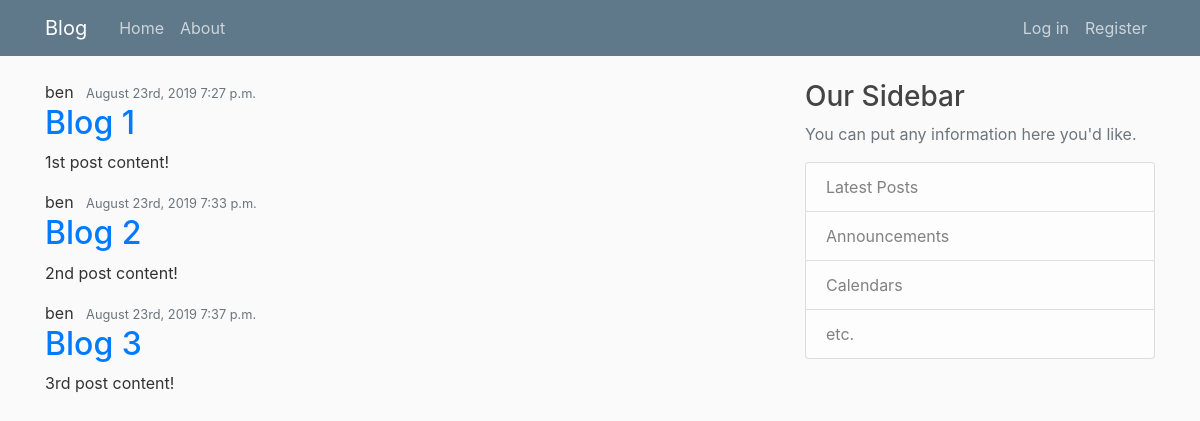
The page / on the database its author committed.
### blog/models.py (models this page shows, shortened)
class Post(models.Model):
    title = models.CharField(max_length=255)
    content = models.TextField()
    date_posted = models.DateTimeField(default=timezone.now)
    author = models.ForeignKey(User, on_delete=models.CASCADE)

### blog/views.py (the view)
# urls.py: path('', views.home, name='blog-home'),
def home(request):
    context = {
        'posts': Post.objects.all()
    }
    return render(request, 'blog/home.html', context)

### blog/templates/blog/home.html
{% extends "blog/base.html" %}
{% block content %}
  {% for post in posts %}
  <article class="media content-section">
    <div class="media-body">
      <div class="article-metadata">
        <a class="mr-2">{{ post.author }}</a>
        <small class="text-muted">{{ post.date_posted|date:'F jS, Y g:i a' }}</small>
      </div>
      <h2><a class="article-title" href="#">{{ post.title }}</a></h2>
      <p class="article-content">{{ post.content }}</p>
    </div>
  </article>
  {% endfor %}
{% endblock content %}

### blog/templates/blog/base.html (shortened to what this page needs)
{% load static %}
<!DOCTYPE html>
<html>
<head>
<link rel="stylesheet" href="https://stackpath.bootstrapcdn.com/bootstrap/4.3.1/css/bootstrap.min.css">
<link rel="stylesheet" type="text/css" href="{% static 'blog/main.css' %}">
</head>
<body>
<header class="site-header">
  <nav class="navbar navbar-expand-md navbar-dark bg-steel fixed-top">
    <div class="container">
      <a class="navbar-brand mr-4" href="{% url 'blog-home' %}">Blog</a>
      <div class="collapse navbar-collapse" id="navbarToggle">
        <div class="navbar-nav mr-auto">
          <a class="nav-item nav-link" href="{% url 'blog-home' %}">Home</a>
          <a class="nav-item nav-link" href="{% url 'blog-about' %}">About</a>
        </div>
        <div class="navbar-nav">
{% if user.is_authenticated %}
          <a class="nav-item nav-link" href="{% url 'logout' %}">Log out</a>
{% else %}
          <a class="nav-item nav-link" href="{% url 'login' %}">Log in</a>
          <a class="nav-item nav-link" href="{% url 'register' %}">Register</a>
{% endif %}
        </div>
      </div>
    </div>
  </nav>
</header>
<main role="main" class="container">
  <div class="row">
    <div class="col-md-8">
      {% block content %}{% endblock %}
    </div>
    <div class="col-md-4">
      <div class="content-section">
        <h3>Our Sidebar</h3>
        <p class="text-muted">You can put any information here you'd like.
          <ul class="list-group">
            <li class="list-group-item list-group-item-light">Latest Posts</li>
            <li class="list-group-item list-group-item-light">Announcements</li>
            <li class="list-group-item list-group-item-light">Calendars</li>
            <li class="list-group-item list-group-item-light">etc.</li>
          </ul>
        </p>
      </div>
    </div>
  </div>
</main>
</body>
</html>

### blog/static/blog/main.css (style rules this page uses)
body { background: #fafafa; color: #333333; margin-top: 5rem; }
h1, h2, h3, h4, h5, h6 { color: #444444; }
ul { margin: top; }
.bg-steel { background-color: #5f788a; }
.site-header .navbar-nav .nav-link { color: #cbd5db; }

### rows shown on the page
Post: author "ben", date_posted "August 23rd, 2019 7:27 p.m.", title "Blog 1", content "1st post content!"
Post: author "ben", date_posted "August 23rd, 2019 7:33 p.m.", title "Blog 2", content "2nd post content!"
Post: author "ben", date_posted "August 23rd, 2019 7:37 p.m.", title "Blog 3", content "3rd post content!"
